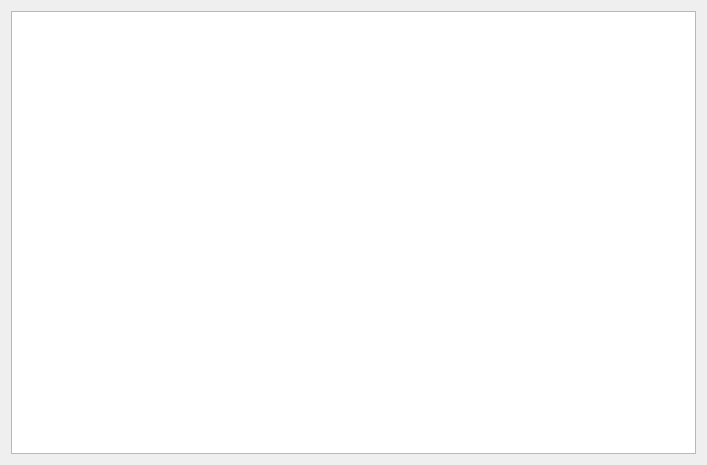
<?xml version="1.0" encoding="UTF-8"?>
<ui version="4.0">
 <class>ProcessTable</class>
 <widget class="QWidget" name="ProcessTable">
  <property name="geometry">
   <rect>
    <x>0</x>
    <y>0</y>
    <width>707</width>
    <height>465</height>
   </rect>
  </property>
  <property name="windowTitle">
   <string>View processes on client</string>
  </property>
  <layout class="QGridLayout" name="gridLayout">
   <item row="0" column="0">
    <widget class="QTableView" name="tableView">
     <property name="editTriggers">
      <set>QAbstractItemView::EditTrigger::NoEditTriggers</set>
     </property>
     <property name="selectionMode">
      <enum>QAbstractItemView::SelectionMode::SingleSelection</enum>
     </property>
     <property name="selectionBehavior">
      <enum>QAbstractItemView::SelectionBehavior::SelectRows</enum>
     </property>
    </widget>
   </item>
  </layout>
 </widget>
 <resources/>
 <connections/>
</ui>
